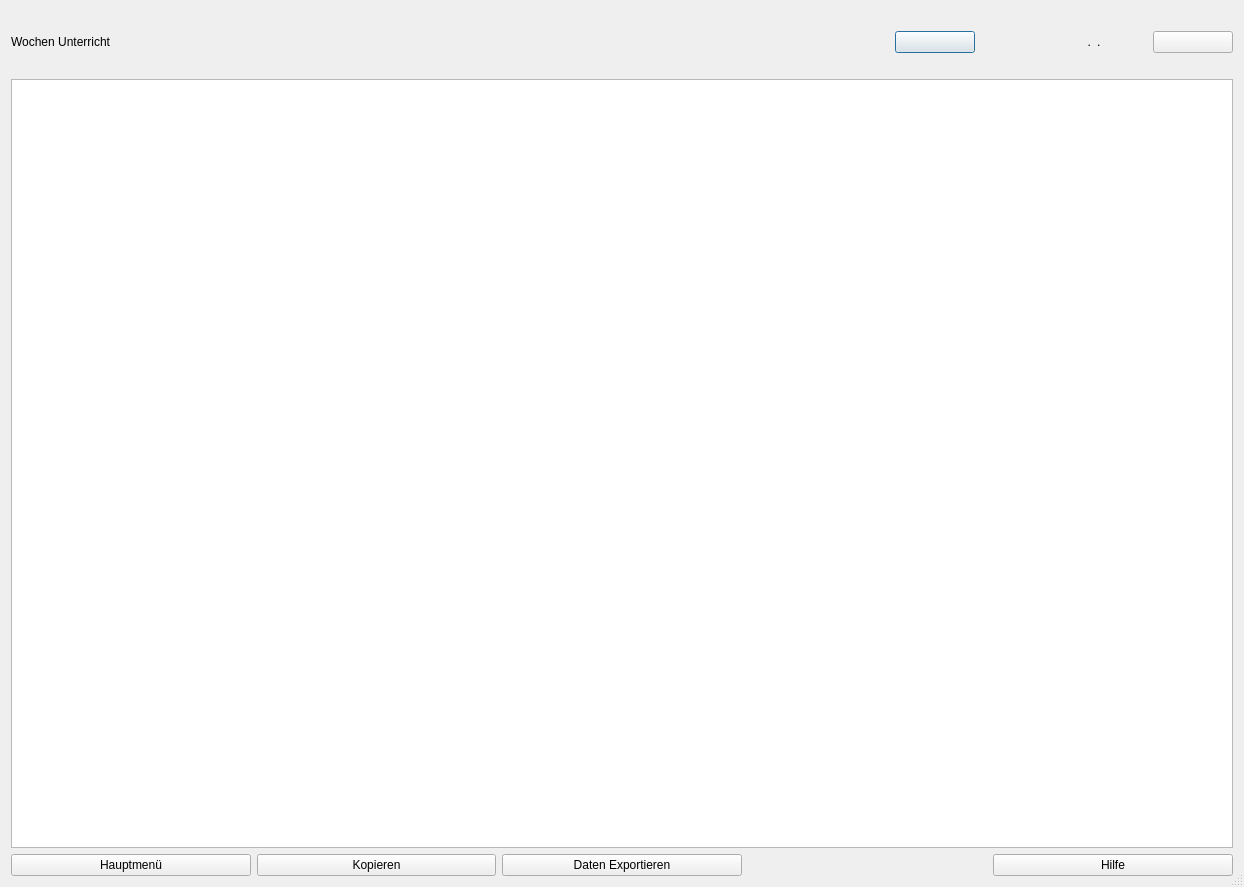
<?xml version="1.0" encoding="UTF-8"?>
<ui version="4.0">
 <class>Wochen_unterricht</class>
 <widget class="QDialog" name="Wochen_unterricht">
  <property name="geometry">
   <rect>
    <x>0</x>
    <y>0</y>
    <width>1244</width>
    <height>887</height>
   </rect>
  </property>
  <property name="windowTitle">
   <string>Wochenplan</string>
  </property>
  <property name="layoutDirection">
   <enum>Qt::LeftToRight</enum>
  </property>
  <property name="sizeGripEnabled">
   <bool>true</bool>
  </property>
  <layout class="QGridLayout" name="gridLayout">
   <item row="0" column="0">
    <widget class="QLabel" name="label_4">
     <property name="text">
      <string/>
     </property>
    </widget>
   </item>
   <item row="1" column="0">
    <widget class="QLabel" name="label">
     <property name="minimumSize">
      <size>
       <width>300</width>
       <height>0</height>
      </size>
     </property>
     <property name="styleSheet">
      <string notr="true">font: 26pt &quot;MS Shell Dlg 2&quot;;</string>
     </property>
     <property name="text">
      <string>Wochen Unterricht</string>
     </property>
    </widget>
   </item>
   <item row="1" column="1">
    <widget class="QLabel" name="label_2">
     <property name="text">
      <string/>
     </property>
    </widget>
   </item>
   <item row="1" column="2">
    <widget class="QPushButton" name="pushButton_befor_KW">
     <property name="maximumSize">
      <size>
       <width>80</width>
       <height>16777215</height>
      </size>
     </property>
     <property name="text">
      <string/>
     </property>
     <property name="icon">
      <iconset>
       <normaloff>../../_Symbole/UsedSymbols/keyboard-left-arrow-button_icon-icons.com_72692.ico</normaloff>../../_Symbole/UsedSymbols/keyboard-left-arrow-button_icon-icons.com_72692.ico</iconset>
     </property>
    </widget>
   </item>
   <item row="1" column="3">
    <widget class="QLabel" name="label_jahr">
     <property name="minimumSize">
      <size>
       <width>110</width>
       <height>0</height>
      </size>
     </property>
     <property name="maximumSize">
      <size>
       <width>110</width>
       <height>16777215</height>
      </size>
     </property>
     <property name="layoutDirection">
      <enum>Qt::LeftToRight</enum>
     </property>
     <property name="styleSheet">
      <string notr="true">font: 26pt &quot;MS Shell Dlg 2&quot;;</string>
     </property>
     <property name="text">
      <string>.</string>
     </property>
     <property name="alignment">
      <set>Qt::AlignRight|Qt::AlignTrailing|Qt::AlignVCenter</set>
     </property>
    </widget>
   </item>
   <item row="1" column="4">
    <widget class="QLabel" name="te_KW">
     <property name="minimumSize">
      <size>
       <width>30</width>
       <height>0</height>
      </size>
     </property>
     <property name="maximumSize">
      <size>
       <width>50</width>
       <height>16777215</height>
      </size>
     </property>
     <property name="layoutDirection">
      <enum>Qt::LeftToRight</enum>
     </property>
     <property name="styleSheet">
      <string notr="true">font: 26pt &quot;MS Shell Dlg 2&quot;;</string>
     </property>
     <property name="text">
      <string>.</string>
     </property>
     <property name="alignment">
      <set>Qt::AlignLeading|Qt::AlignLeft|Qt::AlignVCenter</set>
     </property>
    </widget>
   </item>
   <item row="1" column="5">
    <widget class="QPushButton" name="pushButton_next_KW">
     <property name="maximumSize">
      <size>
       <width>80</width>
       <height>16777215</height>
      </size>
     </property>
     <property name="text">
      <string/>
     </property>
     <property name="icon">
      <iconset>
       <normaloff>../../_Symbole/UsedSymbols/keyboard-right-arrow-button-1_icon-icons.com_72690.ico</normaloff>../../_Symbole/UsedSymbols/keyboard-right-arrow-button-1_icon-icons.com_72690.ico</iconset>
     </property>
    </widget>
   </item>
   <item row="2" column="0" colspan="6">
    <layout class="QVBoxLayout" name="verticalLayout">
     <item>
      <layout class="QHBoxLayout" name="horizontalLayout_2">
       <item>
        <widget class="QLabel" name="label_Montag">
         <property name="text">
          <string/>
         </property>
         <property name="alignment">
          <set>Qt::AlignCenter</set>
         </property>
        </widget>
       </item>
       <item>
        <widget class="QLabel" name="label_Dienstag">
         <property name="text">
          <string/>
         </property>
         <property name="alignment">
          <set>Qt::AlignCenter</set>
         </property>
        </widget>
       </item>
       <item>
        <widget class="QLabel" name="label_Mittwoch">
         <property name="text">
          <string/>
         </property>
         <property name="alignment">
          <set>Qt::AlignCenter</set>
         </property>
        </widget>
       </item>
       <item>
        <widget class="QLabel" name="label_Donnerstag">
         <property name="text">
          <string/>
         </property>
         <property name="alignment">
          <set>Qt::AlignCenter</set>
         </property>
        </widget>
       </item>
       <item>
        <widget class="QLabel" name="label_Freitag">
         <property name="text">
          <string/>
         </property>
         <property name="alignment">
          <set>Qt::AlignCenter</set>
         </property>
        </widget>
       </item>
      </layout>
     </item>
     <item>
      <widget class="QTableWidget" name="tableWidget_Wochen_Plan">
       <property name="sizeIncrement">
        <size>
         <width>0</width>
         <height>0</height>
        </size>
       </property>
       <property name="baseSize">
        <size>
         <width>0</width>
         <height>0</height>
        </size>
       </property>
       <property name="frameShadow">
        <enum>QFrame::Sunken</enum>
       </property>
       <property name="lineWidth">
        <number>1</number>
       </property>
       <property name="sizeAdjustPolicy">
        <enum>QAbstractScrollArea::AdjustIgnored</enum>
       </property>
       <property name="autoScrollMargin">
        <number>16</number>
       </property>
       <property name="editTriggers">
        <set>QAbstractItemView::NoEditTriggers</set>
       </property>
       <property name="showGrid">
        <bool>true</bool>
       </property>
       <property name="gridStyle">
        <enum>Qt::SolidLine</enum>
       </property>
       <property name="sortingEnabled">
        <bool>false</bool>
       </property>
       <property name="rowCount">
        <number>12</number>
       </property>
       <attribute name="verticalHeaderVisible">
        <bool>false</bool>
       </attribute>
       <row/>
       <row/>
       <row/>
       <row/>
       <row/>
       <row/>
       <row/>
       <row/>
       <row/>
       <row/>
       <row/>
       <row/>
      </widget>
     </item>
     <item>
      <layout class="QHBoxLayout" name="horizontalLayout">
       <item>
        <widget class="QPushButton" name="pushButton_hauptmenue">
         <property name="styleSheet">
          <string notr="true">font: 10pt &quot;MS Shell Dlg 2&quot;;</string>
         </property>
         <property name="text">
          <string>Hauptmenü</string>
         </property>
         <property name="icon">
          <iconset>
           <normaloff>../../_Symbole/Icons/computer/log_out.ico</normaloff>../../_Symbole/Icons/computer/log_out.ico</iconset>
         </property>
        </widget>
       </item>
       <item>
        <widget class="QPushButton" name="pushButton_copy">
         <property name="styleSheet">
          <string notr="true">font: 10pt &quot;MS Shell Dlg 2&quot;;</string>
         </property>
         <property name="text">
          <string>Kopieren</string>
         </property>
         <property name="icon">
          <iconset>
           <normaloff>../../_Symbole/UsedSymbols/copyblackinterfacesymboloftwopapersheets_79854.ico</normaloff>../../_Symbole/UsedSymbols/copyblackinterfacesymboloftwopapersheets_79854.ico</iconset>
         </property>
        </widget>
       </item>
       <item>
        <widget class="QPushButton" name="pushButton_excel_ausgabe">
         <property name="styleSheet">
          <string notr="true">font: 10pt &quot;MS Shell Dlg 2&quot;;</string>
         </property>
         <property name="text">
          <string>Daten Exportieren</string>
         </property>
         <property name="icon">
          <iconset>
           <normaloff>../../_Symbole/UsedSymbols/coordinated_assessment_documents_report_icon_148377.ico</normaloff>../../_Symbole/UsedSymbols/coordinated_assessment_documents_report_icon_148377.ico</iconset>
         </property>
        </widget>
       </item>
       <item>
        <widget class="QLabel" name="label_3">
         <property name="text">
          <string/>
         </property>
        </widget>
       </item>
       <item>
        <widget class="QPushButton" name="pushButton_Hilfe">
         <property name="styleSheet">
          <string notr="true">font: 10pt &quot;MS Shell Dlg 2&quot;;</string>
         </property>
         <property name="text">
          <string>Hilfe</string>
         </property>
         <property name="icon">
          <iconset>
           <normaloff>../../_Symbole/UsedSymbols/info_13213.ico</normaloff>../../_Symbole/UsedSymbols/info_13213.ico</iconset>
         </property>
        </widget>
       </item>
      </layout>
     </item>
    </layout>
   </item>
  </layout>
 </widget>
 <resources/>
 <connections/>
</ui>
